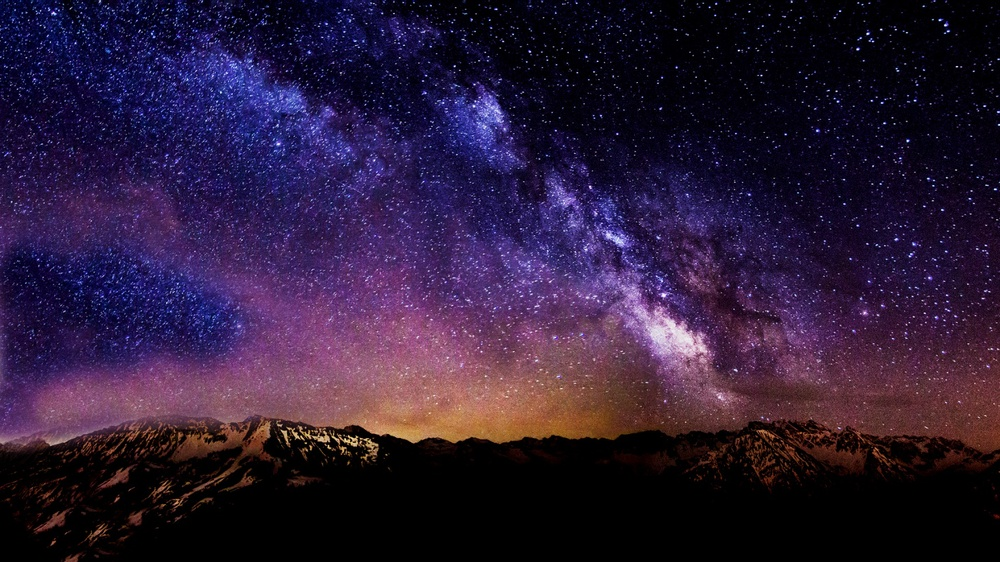
#> input picture Tutorials/starry_night.jpg, 1000 x 562 px, shrunk from 1920 x 1080 before the run, found by its file name
$ python imageRead_Colorspace_Show.py
#> lines starting #> are read from the running program, lines starting #| are printed output that depends on the picture
import cv2 as cv
import sys
import os
import matplotlib.pyplot as plt

print(f'Current directory: {os.getcwd()}')
img = cv.imread(cv.samples.findFile("starry_night.jpg"))
#> img is the input picture: shape (562, 1000, 3); mean B, G, R 55.7, 27.3, 44

if img is None:
    sys.exit("Could not read the image.")


print(f'Image size is: {img.shape}')
#| Image size is: (562, 1000, 3)
print(f'Data type of image is: {img.dtype}')
#| Data type of image is: uint8


cv.imshow("Original image", img)
#k = cv.waitKey(0)
#if k == ord("s"):
#    cv.imwrite("starry_night.png", img)

# Last parameter option for cv.imread
# cv2.IMREAD_GRAYSCALE or 0: Load the image in grayscale mode.
# cv2.IMREAD_COLOR or 1: Load the image in color mode. Any transparency in the image will be removed. This is the default.
# cv2.IMREAD_UNCHANGED or -1: Load the image unaltered; including alpha channel.
img_grayscale=cv.imread(cv.samples.findFile("starry_night.jpg"),cv.IMREAD_GRAYSCALE)
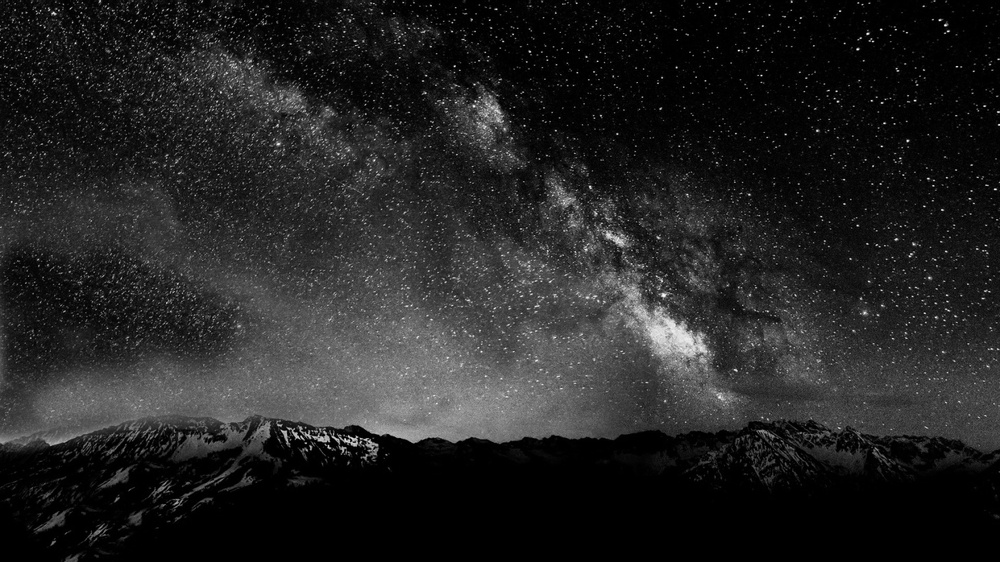
#> img_grayscale: shape (562, 1000); min 0, max 255, mean 35.4
plt.title("Grayscale CV load and grayscale plot")
plt.imshow(img_grayscale,cmap='gray')
plt.show()
plt.close()

# Matplotlib expects RGB. OpenCV stores in BGR.
# Needs to fix to display correct visuals
img_BGR_to_RGB = cv.imread(cv.samples.findFile("starry_night.jpg"),cv.IMREAD_COLOR)
fig, (ax1, ax2) = plt.subplots(1,2)
ax1.imshow(img_BGR_to_RGB)
ax1.set_title('BGR Colormap')
ax2.imshow(img_BGR_to_RGB[:,:,::-1])
ax2.set_title('Reversed BGR Colormap(RGB)')
plt.show()
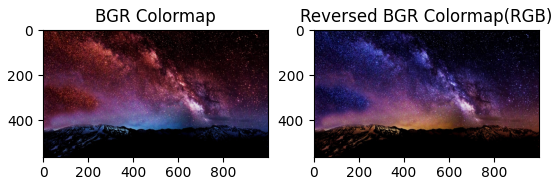
#> figure drawn by matplotlib, 2 panels; B, G, R data is drawn as R, G, B
plt.close()

#Convert between colorspace
img_bgr = cv.imread(cv.samples.findFile("starry_night.jpg"),cv.IMREAD_COLOR)
img_rgb = cv.cvtColor(img_bgr, cv.COLOR_BGR2RGB)
plt.title("BGR load converted to RGB")
plt.imshow(img_rgb)
plt.show()
plt.close()
